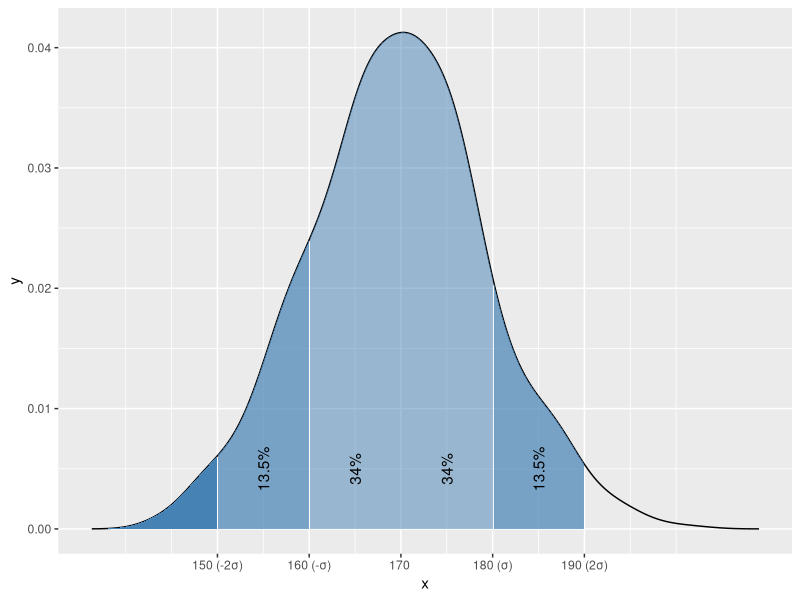

Source code (R):
if (!require('ggplot2')) { install.packages('ggplot2'); library('ggplot2') }
sd = 10
mean = 170
exposed = rnorm(1000, sd = sd, mean = mean)
d = with(density(exposed, bw = 'SJ'), data.frame(x, y))
summary(d)
sdBreaks = mean+sd*seq(-2, 2)
breakLabels = paste(sdBreaks, c('(-2\U03C3)', '(-\U03C3)', '', '(\U03C3)', '(2\U03C3)'))
ggplot(mapping = aes(x=x, y=y)) + geom_line(data = d) +
  scale_y_continuous(limits = c(0, max(d$y))) +
  scale_x_continuous(breaks = sdBreaks, labels = breakLabels) +
  geom_vline(color = 'red', x = mean) +
  geom_area(data = subset(d, x < mean + sd & x> mean - sd), fill = 'steelblue', alpha = 0.5) +
  geom_text(aes(label=c('34%', '34%')), x = mean + c(sd/2, -sd/2), y = 0.005, angle=90) +

  geom_area(data = subset(d, x> mean-2*sd & x< mean-sd), fill = 'steelblue', alpha=0.7) +
  geom_area(data = subset(d, x>mean+sd & x<mean+sd*2), fill = 'steelblue', alpha=0.7) +
  geom_text(aes(label=c('13.5%', '13.5%')), x = mean + c(1.5*sd, -1.5*sd), y = 0.005, angle=90) +

  geom_area(data = subset(d, x < mean-2*sd),fill = 'steelblue')

pnorm(1.97, lower.tail = TRUE)
